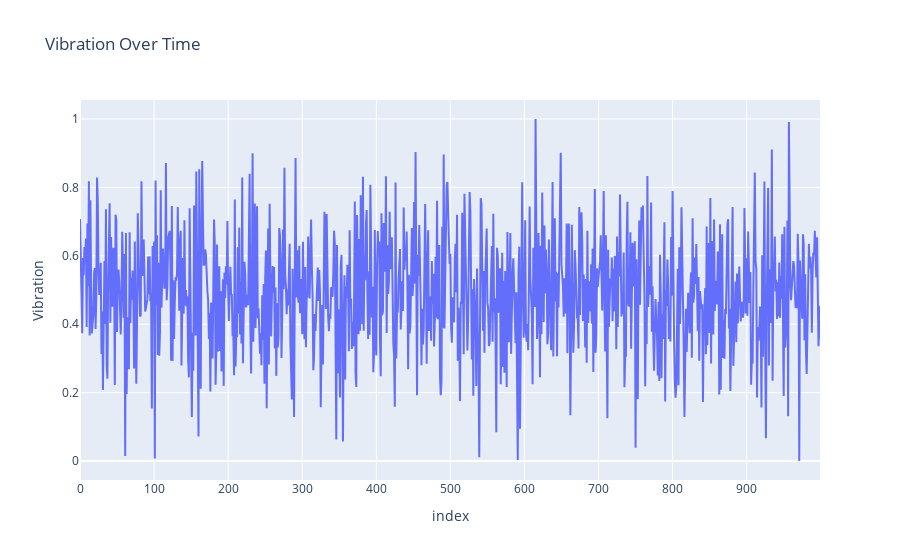

Here is the notebook cell this chart was saved with:
### Code cell
# Plot time series of the selected feature
fig = px.line(df, x=df.index, y=selected_feature_dropdown.value,
              title=f"{selected_feature_dropdown.value} Over Time")

fig.show()

### Figure 1 — Plotly figure (JSON) as saved in the notebook; plotly's stock layout.template omitted (floating-point values rounded to 4 significant figures; data arrays with more than 128 entries replaced by an {"elided": "..."} marker saying what was removed)
{"data": [{"hovertemplate": "index=%{x}<br>Vibration=%{y}<extra></extra>", "legendgroup": "", "line": {"color": "#636efa", "dash": "solid"}, "marker": {"symbol": "circle"}, "mode": "lines", "name": "", "orientation": "v", "showlegend": false, "type": "scatter", "x": {"elided": "1000 int values"}, "xaxis": "x", "y": {"elided": "1000 float values"}, "yaxis": "y"}], "layout": {"legend": {"tracegroupgap": 0}, "title": {"text": "Vibration Over Time"}, "xaxis": {"anchor": "y", "domain": [0, 1], "title": {"text": "index"}}, "yaxis": {"anchor": "x", "domain": [0, 1], "title": {"text": "Vibration"}}}}
